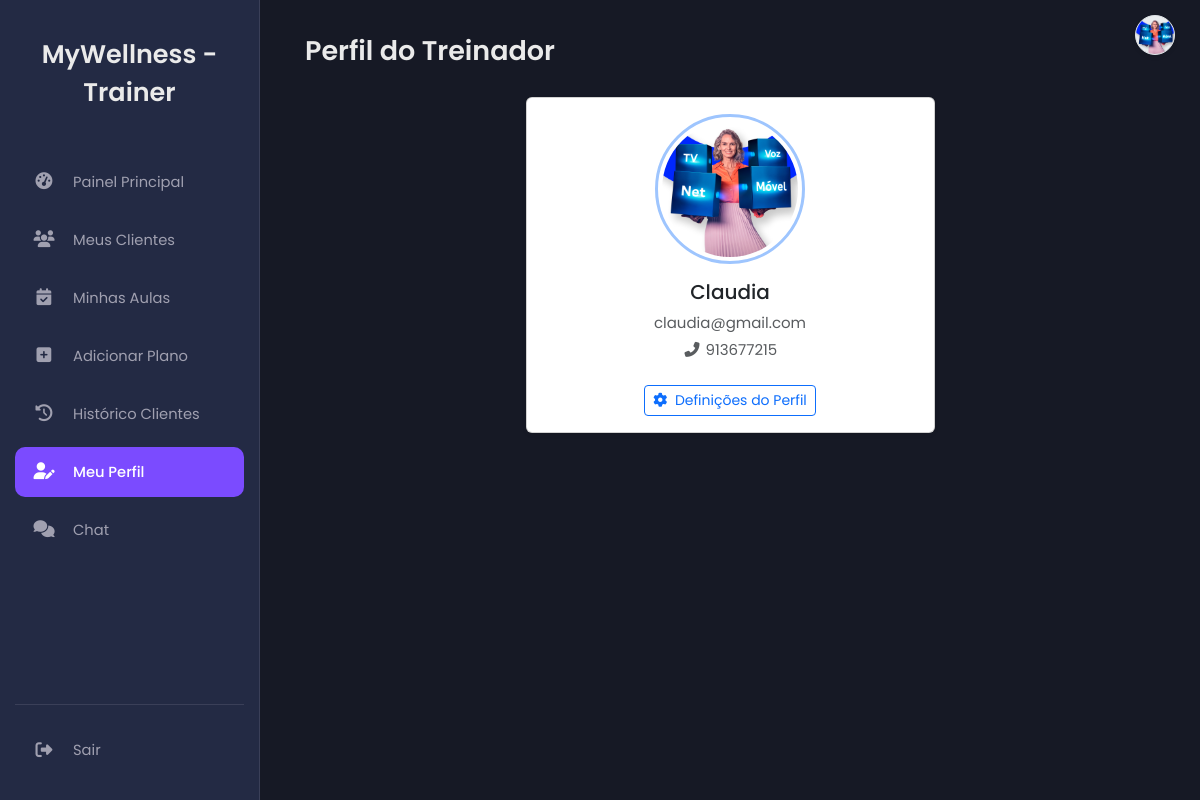
Page /profile.php (signed in) on the committed database.
### tables this page shows
CREATE TABLE `users` (
  `id` int(11) NOT NULL,
  `name` varchar(100) NOT NULL,
  `email` varchar(100) NOT NULL,
  `numero_telemovel` varchar(25) DEFAULT NULL COMMENT 'Número de telemóvel do utilizador',
  `password` varchar(255) NOT NULL,
  `role` enum('client','trainer','nutritionist','admin','receptionist') DEFAULT NULL,
  `token` varchar(255) DEFAULT NULL,
  `reset_token` varchar(255) DEFAULT NULL,
  `reset_token_expires_at` datetime DEFAULT NULL,
  `first_login` tinyint(1) NOT NULL DEFAULT 1,
  `created_at` timestamp NOT NULL DEFAULT current_timestamp(),
  `profile_picture` varchar(255) DEFAULT NULL
);

### profile.php (the view, shortened to what this page needs)
<?php
include 'db.php';
include 'header.php';
$user_id = $_SESSION['user_id'];
$user_role = $_SESSION['role'];
$page_error = '';
$profile_data = [];
try {
    $sql = "SELECT u.name, u.email, u.numero_telemovel, u.profile_picture";
    $params = [$user_id];
    if ($user_role === 'client') {
        $sql .= ", c.id as client_table_id, c.height, c.weight, c.activity_level, c.profession, c.gym_frequency, c.health_issues ";
        $sql .= " FROM users u LEFT JOIN clients c ON u.id = c.user_id WHERE u.id = ?";
    } else {
        $sql .= " FROM users u WHERE u.id = ?";
    }
    $stmt = $pdo->prepare($sql);
    $stmt->execute($params);
    $profile_data = $stmt->fetch(PDO::FETCH_ASSOC);
} catch (Exception $e) {
    $page_error = 'Erro ao carregar dados do perfil: ' . $e->getMessage();
    error_log("Error fetching profile data for user $user_id (role: $user_role): " . $e->getMessage());
    $profile_data = [];
}
$profile_pic_path = 'assets/img/profile_pics/';
$profile_pic_file_display = $profile_data['profile_picture'] ?? null;
$profile_pic_src_display = 'assets/img/default_avatar.png';
if ($profile_pic_file_display && file_exists($profile_pic_path . $profile_pic_file_display)) {
    $profile_pic_src_display = $profile_pic_path . $profile_pic_file_display;
}
?>
<?php
if ($user_role === 'client') {
    include 'sidebar_client.php';
} elseif ($user_role === 'trainer') {
    include 'sidebar_trainer.php';
} elseif ($user_role === 'nutritionist') {
    if (file_exists('sidebar_nutritionist.php')) {
        include 'sidebar_nutritionist.php';
    } else { echo ""; }
} elseif ($user_role === 'admin') {
    if (file_exists('sidebar_admin.php')) {
        include 'sidebar_admin.php';
    } else { echo ""; }
} elseif ($user_role === 'receptionist') {
    if (file_exists('sidebar_receptionist.php')) {
        include 'sidebar_receptionist.php';
    } else { echo ""; }
} else { echo ""; }
?>
<main class="main-content">
    <h2>
        <?php
            if ($user_role === 'client') echo "Meu Perfil e Definições";
            elseif ($user_role === 'trainer') echo "Perfil do Treinador";
            elseif ($user_role === 'nutritionist') echo "Perfil do Nutricionista";
            elseif ($user_role === 'admin') echo "Perfil do Administrador";
            else echo "Meu Perfil";
        ?>
    </h2>
    <?php if (!empty($page_error)): ?>
        <div class="alert alert-danger"><?= htmlspecialchars($page_error) ?></div>
    <?php else: ?>
        <div id="profile-view-section">
            <div class="row g-4 justify-content-center">
                <div class="col-lg-6 col-md-8">
                    <div class="card text-center shadow-sm mb-4">
                        <div class="card-body">
                            <img src="<?= htmlspecialchars($profile_pic_src_display) ?>?t=<?= time() ?>" alt="Foto de Perfil" class="img-thumbnail rounded-circle mb-3" style="width: 150px; height: 150px; object-fit: cover; border: 3px solid var(--bs-primary-border-subtle);">
                            <h5 class="card-title"><?= htmlspecialchars($profile_data['name'] ?? 'N/D') ?></h5>
                            <p class="card-text text-muted mb-1"><?= htmlspecialchars($profile_data['email'] ?? 'N/D') ?></p>
                            <p class="card-text text-muted">
                                <i class="fas fa-phone-alt fa-fw me-1"></i><?= htmlspecialchars($profile_data['numero_telemovel'] ?? 'N/D') ?>
                            </p>
                            <button type="button" id="edit-profile-button" class="btn btn-outline-primary btn-sm mt-2">
                                <i class="fas fa-cog me-1"></i> Definições do Perfil
                            </button>
                        </div>
                    </div>
                </div>
            </div>
        </div>
    <?php endif;  ?>
</main>
<?php
include 'footer.php';
?>

### assets/css/dashboard_cliente.css (style rules this page uses)
:root { --bg-dark-primary: #161925; --bg-dark-secondary: #232A44; --text-light: #EAEAEA; --text-muted: #A0A0B0; --accent-color: #7B4BFF; --accent-color-hover: #6a3ffb; --border-color: #3a3f58; --sidebar-width: 260px; --sidebar-width-collapsed: 80px; --font-family: 'Poppins', sans-serif; }
body.dashboard-body { background-color: var(--bg-dark-primary); color: var(--text-light); font-family: var(--font-family); margin: 0; padding: 0; display: flex; min-height: 100vh; font-size: 15px; }
.main-content { margin-left: var(--sidebar-width); padding: 35px 45px; width: calc(100% - var(--sidebar-width)); background-color: var(--bg-dark-primary); transition: margin-left 0.3s ease, width 0.3s ease; overflow-y: auto; }
.main-content h2 { color: var(--text-light); margin-bottom: 30px; font-weight: 600; font-size: 1.8em; }
.row { --bs-gutter-x: 2rem; --bs-gutter-y: 1.5rem; }

### assets/css/personalizacao_chat.css (style rules this page uses)
:root { --chat-bg: #FFFFFF; --chat-text: #000000; --chat-border: #D1D1D6; --chat-messages-bg: #FFFFFF; --chat-input-area-bg: #F8F9FA; --chat-input-bg: #FFFFFF; --chat-placeholder-text: #8A8A8E; --chat-sent-bg: #007AFF; --chat-sent-bg-rgb: 0, 122, 255; --chat-sent-text: #FFFFFF; --chat-received-bg: #E5E5EA; --chat-received-text: #000000; --chat-timestamp-sent: #d1eaff; --chat-timestamp-received: #6c757d; }

### rows in the picture
users: profile_picture (picture), name "Claudia", email "claudia@gmail.com", numero_telemovel "913677215"
